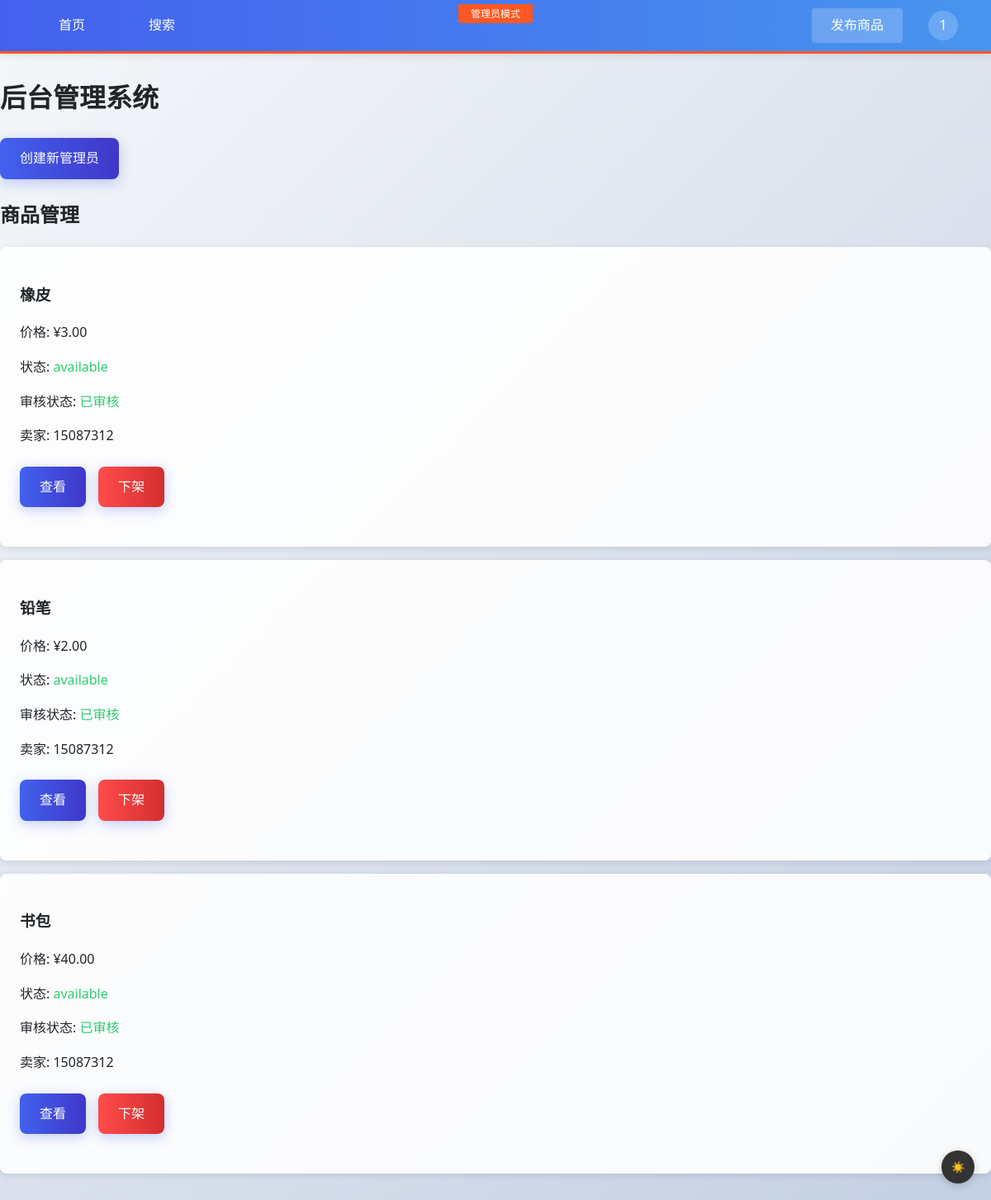
The page /admin (signed in) on the database its author committed.
### models.py (models this page shows, shortened)
class User(UserMixin, db.Model):
    id = db.Column(db.Integer, primary_key=True)
    username = db.Column(db.String(80), unique=True, nullable=False)
    email = db.Column(db.String(120), unique=True, nullable=False)
    password_hash = db.Column(db.String(128), nullable=False)  # 存储哈希值而非明文
    email_confirmed = db.Column(db.Boolean, default=False)
    avatar = db.Column(db.String(120), nullable=True)
    is_admin = db.Column(db.Boolean, default=False)
    is_active = db.Column(db.Boolean, default=True)  # 用户状态(活跃/封禁)
    last_login = db.Column(db.DateTime)  # 最后登录时间
    @property
    def password(self):
        raise AttributeError('密码不可读')

class Post(db.Model):
    id = db.Column(db.Integer, primary_key=True)
    title = db.Column(db.String(120), nullable=False)
    body = db.Column(db.Text, nullable=False)
    price = db.Column(db.Float, nullable=False)
    status = db.Column(db.String(20), default='available')  # available/sold/reserved
    is_approved = db.Column(db.Boolean, default=False)  # 审核状态
    created_at = db.Column(db.DateTime, default=db.func.current_timestamp())
    views = db.Column(db.Integer, default=0)  # 浏览次数
    author_id = db.Column(db.Integer, db.ForeignKey('user.id'), nullable=False)
    author = db.relationship('User', backref=db.backref('posts', lazy=True))

### app.py (the view)
@app.route('/admin')
@login_required
def admin_panel():
    if not current_user.is_admin:
        flash('无权访问此页面')
        return redirect(url_for('index'))
    posts = Post.query.order_by(Post.id.desc()).all()
    return render_template('admin_panel.html', posts=posts)

### app.py (called while the page is built, shortened)
@login_manager.user_loader
def load_user(user_id):  # 加载当前登录用户
    return User.query.get(int(user_id))

@app.before_request
def create_tables():  # 确保数据库表已创建
    global tables_created

### templates/admin_panel.html (shortened to what this page needs)
{% extends "base.html" %}
{% block content %}
<div class="admin-container">
    <h1>后台管理系统</h1>
    <div class="admin-actions">
        <a href="{{ url_for('create_admin', secret='134679852') }}" class="btn-gradient">创建新管理员</a>
    </div>
    <h2>商品管理</h2>
    <div class="product-list">
        {% for post in posts %}
        <div class="admin-product-card">
            <h3>{{ post.title }}</h3>
            <p>价格: ¥{{ "%.2f"|format(post.price) }}</p>
            <p>状态: <span class="status-{{ post.status }}">{{ post.status }}</span></p>
            {% if not post.is_approved %}
                <p>审核状态: <span class="status-not-approved">未审核</span></p>
            {% else %}
                <p>审核状态: <span class="status-approved">已审核</span></p>
            {% endif %}
            <p>卖家: {{ post.author.username }}</p>
            <div class="admin-actions">
                <a href="{{ url_for('view_post', post_id=post.id) }}" class="btn-gradient">查看</a>
                {% if post.status != 'removed' %}
                <a href="{{ url_for('remove_post', post_id=post.id) }}" class="btn-gradient danger">下架</a>
                {% endif %}
            </div>
        </div>
        {% endfor %}
    </div>
</div>
{% endblock %}

### templates/base.html (shortened to what this page needs)
<!DOCTYPE html>
<html lang="zh">
<head>
    <link rel="stylesheet" href="{{ url_for('static', filename='style.css') }}">
</head>
<body>
    <div class="nav-placeholder"></div>
    {% if request.path.startswith('/admin') %}
    <div class="admin-mode-indicator">管理员模式</div>
    {% endif %}
    <nav class="fixed-nav">
        <div class="nav-content">
            <div class="nav-left">
                <a href="{{ url_for('index') }}" class="nav-link">首页</a>
                <a href="{{ url_for('search') }}" class="nav-link">搜索</a>
            </div>
            <div class="nav-right">
                {% if current_user.is_authenticated %}
                    <a href="{{ url_for('new_post') }}" class="nav-button">发布商品</a>
                {% endif %}
                {% if current_user.is_authenticated %}
                    <div class="nav-avatar" onclick="window.location.href='{{ url_for('profile') }}'">
                        <div class="avatar-img">
                            {{ current_user.username[0]|upper }}
                        </div>
                    </div>
                {% endif %}
            </div>
        </div>
    </nav>
    {% block content %}{% endblock %}
    <button class="dark-mode-toggle">
        ☀️
    </button>
</body>
</html>

### static/style.css (style rules this page uses)
:root { --primary: #4361ee; --secondary: #3f37c9; --accent: #4895ef; --dark: #212529; --light: #f8f9fa; --glass: rgba(255, 255, 255, 0.15); }
body { font-family: 'Segoe UI', system-ui, sans-serif; line-height: 1.6; color: var(--dark); background: linear-gradient(135deg, #f5f7fa 0%, #c3cfe2 100%); min-height: 100vh; margin: 0; padding: 0; }
.btn-gradient { background: linear-gradient(to right, var(--primary), var(--secondary)); color: white; border: none; padding: 12px 24px; border-radius: 8px; cursor: pointer; transition: all 0.3s ease; box-shadow: 0 4px 15px rgba(67, 97, 238, 0.3); font-weight: 500; text-decoration: none; display: inline-block; }
nav { background: linear-gradient(to right, #4361ee, #4895ef); color: white; padding: 1rem 2rem; box-shadow: 0 2px 10px rgba(0, 0, 0, 0.1); display: flex; justify-content: space-between; align-items: center; }
nav a { color: white; text-decoration: none; margin: 0 1rem; transition: all 0.3s; padding: 8px 12px; border-radius: 4px; }

### templates/admin_panel.html (style rules this page uses)
.admin-container { max-width: 1200px; margin: 2rem auto; }
.admin-actions { margin: 1.5rem 0; display: flex; gap: 15px; }
.admin-product-card { background: rgba(255,255,255,0.9); border-radius: 8px; padding: 1.5rem; margin-bottom: 1rem; box-shadow: 0 2px 8px rgba(0,0,0,0.1); }
.status-available { color: #2ecc71; }
.status-approved { color: #2ecc71; }
.btn-gradient.danger { background: linear-gradient(to right, #ff4b4b, #d32f2f); }

### rows shown on the page
User: username "1"
Post: title "橡皮", price "3.00", status "available", shows "审核状态:", is_approved "已审核", author.username "15087312"
Post: title "铅笔", price "2.00", status "available", shows "审核状态:", is_approved "已审核", author.username "15087312"
Post: title "书包", price "40.00", status "available", shows "审核状态:", is_approved "已审核", author.username "15087312"
